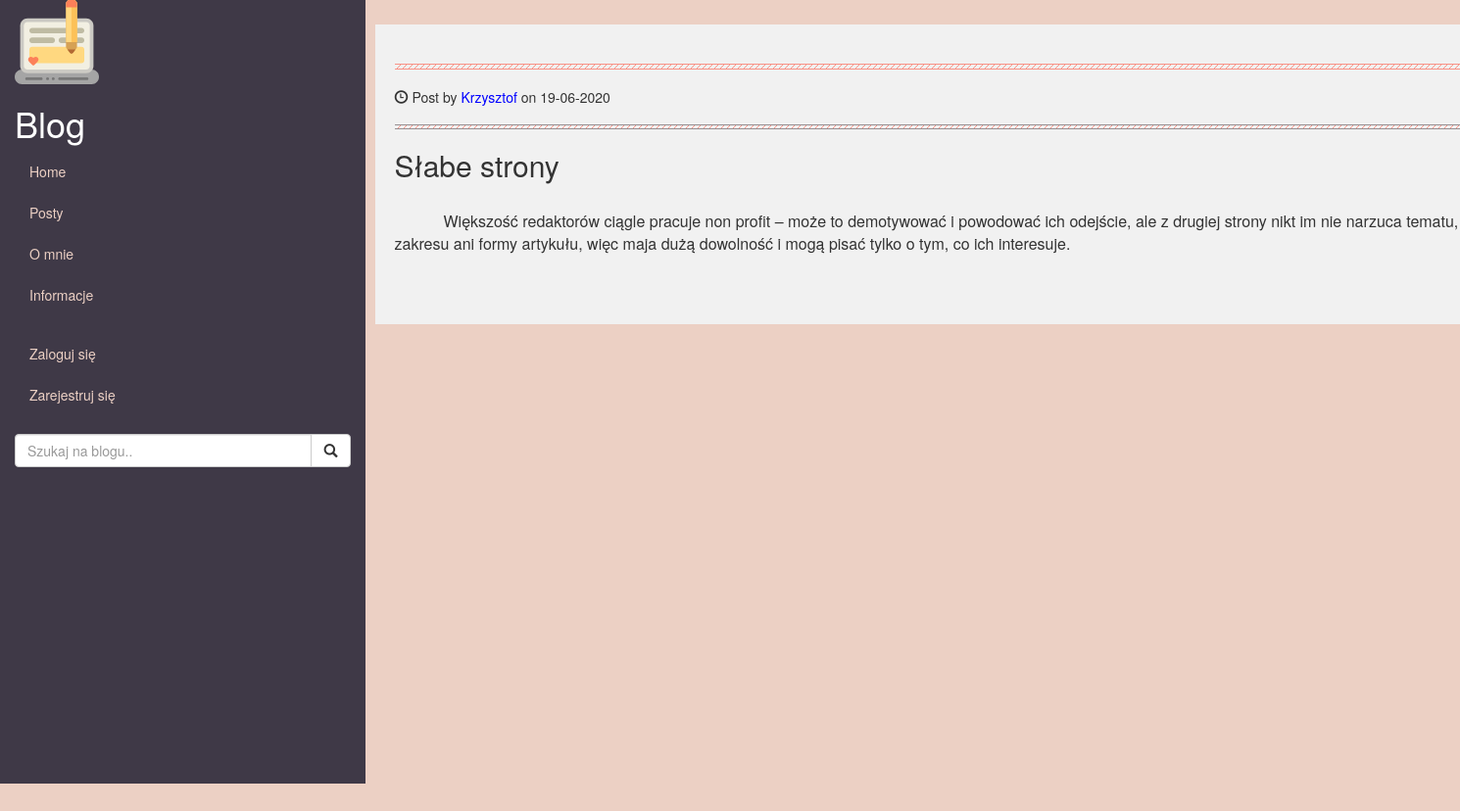
Screenshot of /posty/6 with the database file from the repository.
### app/models.py (models this page shows, shortened)
class User(db.Model, UserMixin):
    id = db.Column(db.INTEGER, primary_key=True)
    username = db.Column(db.String(80), unique=True, nullable=False)
    email = db.Column(db.String(120), unique=True, nullable=False)
    password = db.Column(db.String(60), nullable=False)
    image_file = db.Column(db.String(20), nullable=False, default='unnamed.png')
    posts = db.relationship('Post', backref='author', lazy=True)

class Post(db.Model):
    id = db.Column(db.Integer, primary_key=True)
    title = db.Column(db.String(80), nullable=False)
    body = db.Column(db.Text, nullable=False)
    pub_date = db.Column(db.DateTime, nullable=False, default=datetime.utcnow)
    user_id = db.Column(db.Integer, db.ForeignKey('user.id'), nullable=False)

### app/routes.py (the view)
@app.route("/posty/<int:post_id>")
def post(post_id):
    post = Post.query.get_or_404(post_id)
    return render_template("post.html", title=post.title, post=post)

### app/templates/post.html (shortened to what this page needs)
{% extends "base.html" %}
{% block app_content %}
<div class="container">
<hr class="nice-hr">
<article>
<h5><span class="glyphicon glyphicon-time"></span> Post by <span style="color: blue">{{post.author.username }}</span> on {{ post.pub_date.strftime('%d-%m-%Y') }}</h5>
<hr class="nice-hr2">
    <h2>{{ post.title}}</h2>
    <br>
<p class="post indent"> {{post.body }}</p>
</article>
<br><br>
</div>
{% endblock %}

### app/templates/base.html (shortened to what this page needs)
{% extends "bootstrap/base.html" %}
{% import "bootstrap/utils.html" as flash %}
{% block html_attribs %} lang="pl"{% endblock %}
{% block head%}
{{ super() }}
    {% block styles %}
    {{ super() }}
    <link rel="stylesheet"
      href="{{url_for('static', filename='css/' + 'style.css')}}">
    {% endblock %}
{% endblock %}
{% block navbar %}
<div class="container-fluid">
    <div class="row content">
        <div class="col-sm-3 sidenav">
            <a href="home"><img src="/static/images/logo.svg" width="25%" height="25%"></a><h1 style="color: white">Blog</h1>
            <ul class="nav nav-pills nav-stacked">
                <li><a href="/">Home</a></li>
                <li><a class="py-2 d-none d-md-inline-block" href="/posty">Posty</a></li>
                <li><a class="py-2 d-none d-md-inline-block" href="/about">O mnie</a></li>
                <li><a class="py-2 d-none d-md-inline-block" href="/info">Informacje</a></li>
                <br>
                {% if current_user.is_authenticated %}
                <li><a class="py-2 d-none d-md-inline-block" href="/account">Twoje konto</a></li>
                    <li><a class="py-2 d-none d-md-inline-block" href="/admin">Admin Panel</a></li>
                <li><a class="py-2 d-none d-md-inline-block" href="/logout">Wyloguj</a></li>
                {% else %}
                <li><a class="py-2 d-none d-md-inline-block" href="/login">Zaloguj się</a></li>
                <li><a class="py-2 d-none d-md-inline-block" href="/rejestracja">Zarejestruj się</a></li>
                 {% endif %}
            </ul>
            <br>
            <div class="input-group">
              <input type="text" class="form-control" placeholder="Szukaj na blogu..">
                <span class="input-group-btn">
          <button class="btn btn-default" type="button">
            <span class="glyphicon glyphicon-search"></span>
                </button>
                </span>
            </div>
        </div>
{% endblock %}
        {% block content %}
        <div class="container-fluid">
        <div class="col-sm-9">
                           {% block app_content %}{% endblock %}
        </div>
        </div>
    </div>
</div>
{% endblock %}

### app/static/css/style.css (style rules this page uses)
.row.content { height: 1500px }
.sidenav { background-color: #3F3947; min-height: 100vh; }
li > a { color: #ecd0c4; }
.col-sm-9 { margin-left: 5px; padding-left: 5px; }
.nice-hr { height: 4px; border: 1px solid #f99286; border-width: 1px 0; background-image: linear-gradient(135deg, rgba(255, 255, 255, 0) 0%, rgba(255, 255, 255, 0) 43%, #f99286 44%, #f99286 54%, rgba(255, 255, 255, 0) 55%, rgba(255, 255, 255, 0) 100%); background-position: top left; background-size: 6px 6px; }
.nice-hr2 { height: 3px; border: 1px solid #968e91; border-width: 1px 0; background-image: linear-gradient(135deg, rgba(255, 255, 255, 0) 0%, rgba(255, 255, 255, 0) 43%, #f99286 44%, #f99286 54%, rgba(255, 255, 255, 0) 55%, rgba(255, 255, 255, 0) 100%); background-position: top left; background-size: 6px 6px; }
.post { font-family: "Helvetica Neue", Helvetica, Arial, sans-serif; font-size: 16px ; }
.indent { text-indent: 50px; }
body { background-color: #ecd0c4; }
.container { background-color: #f1f1f1; min-height: 150px; margin-top: 25px; padding: 20px; }

### rows the page displays
User: author.username "Krzysztof"
Post: pub_date "19-06-2020", title "Słabe strony", body "Większość redaktorów ciągle pracuje non profit – może to demotywować i powodować ich odejście, ale z drugiej strony nikt im nie narzuca tematu, zakresu ani formy artykułu, więc maja dużą dowolność i mogą pisać tylko o tym, co ich interesuje."
